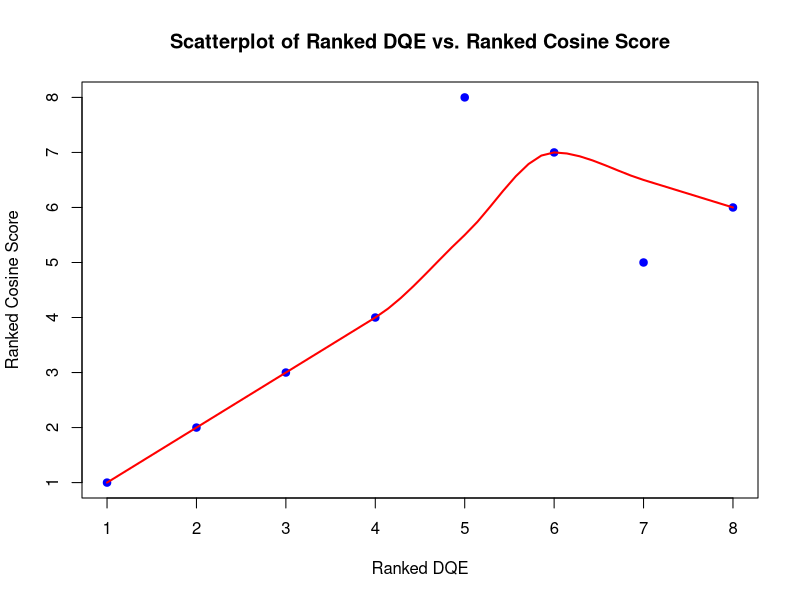
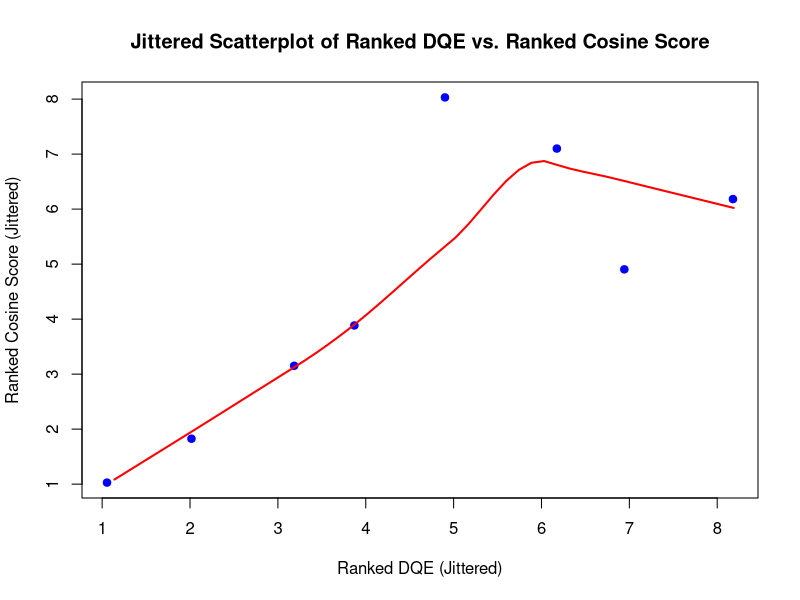
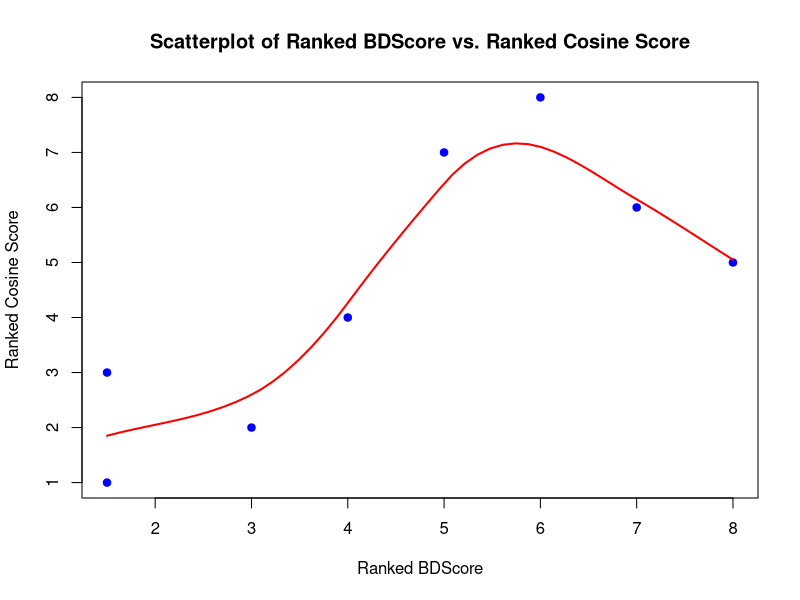
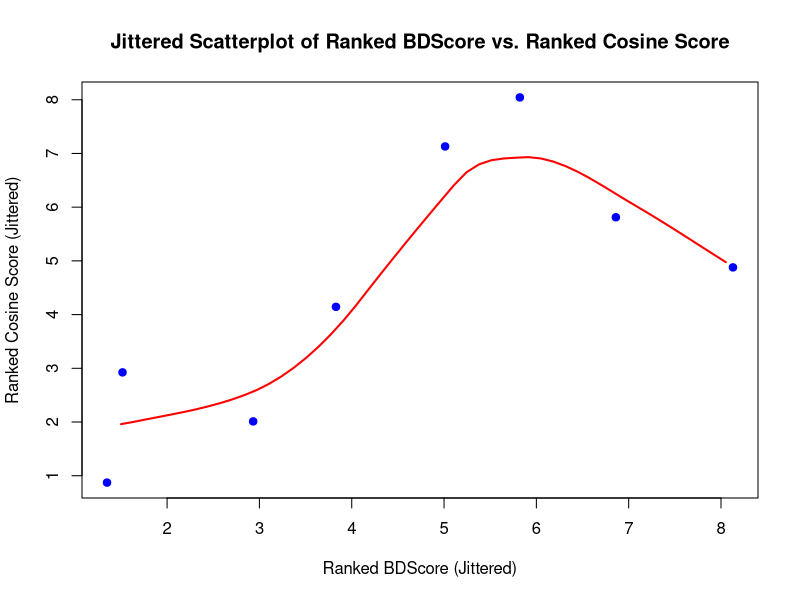
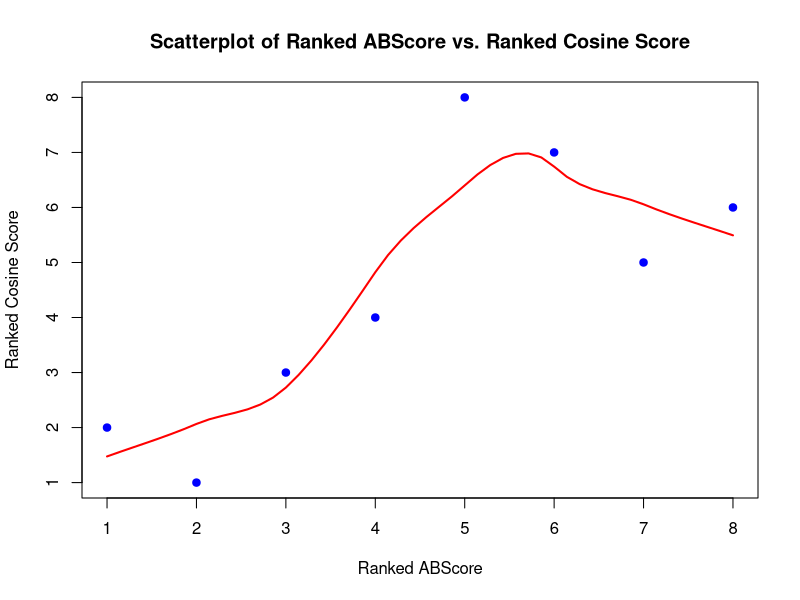
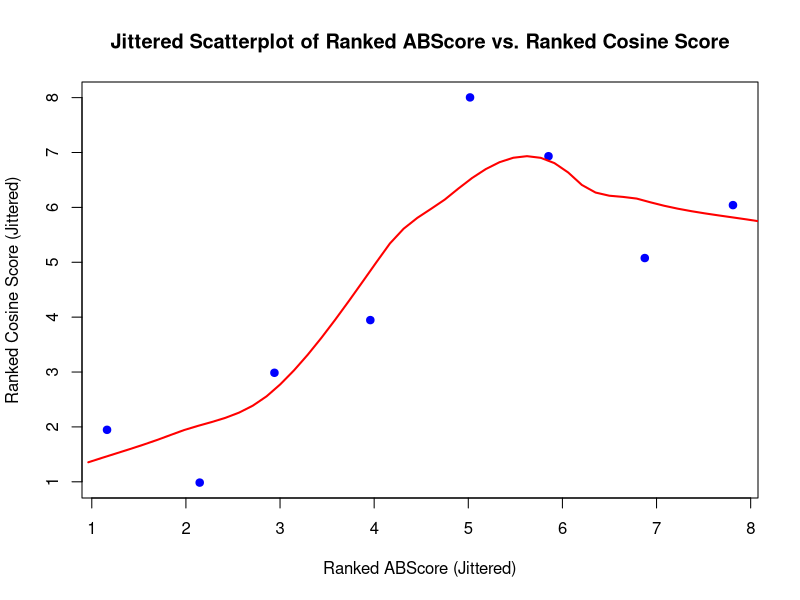
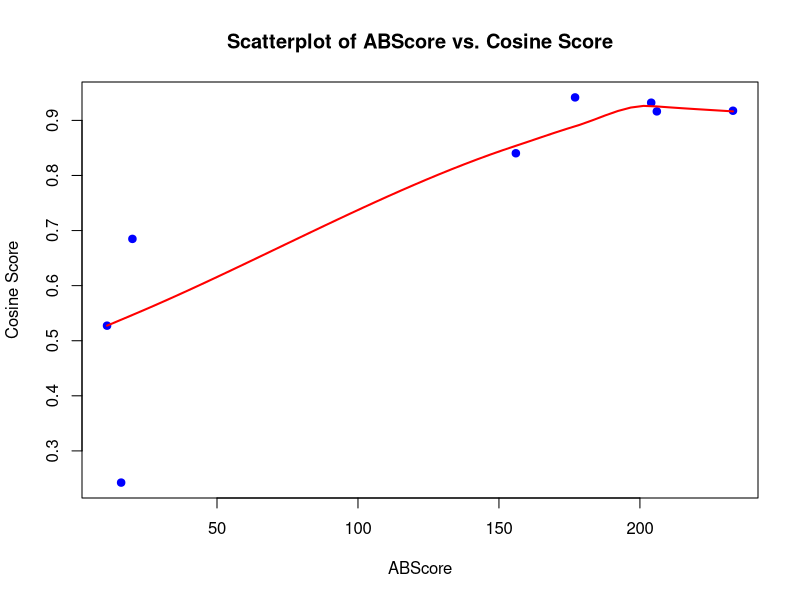
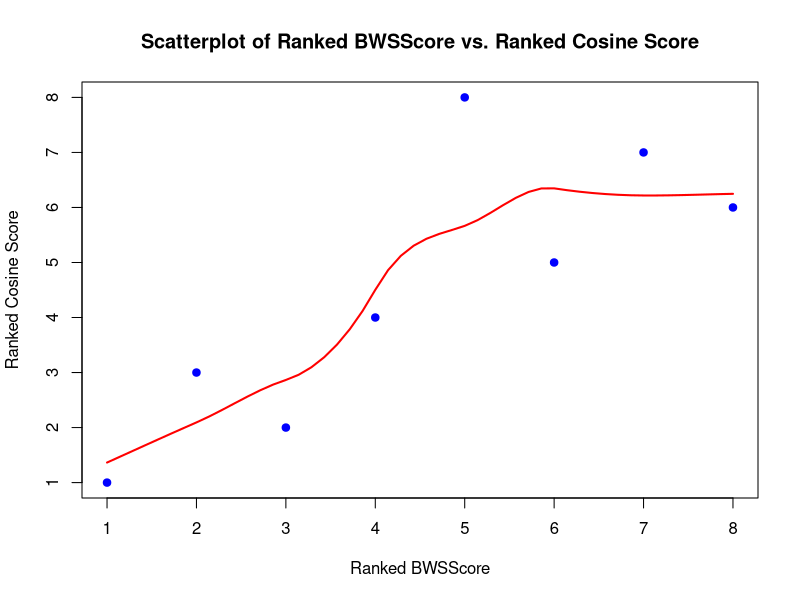

Recreate these plots in R, in order.
## ---- chunk 1
# Step 1: Create the data
items <- c("T1", "T2", "T3", "T4", "T5", "T6", "T7", "T8")
dqe <- c(3.98, 3.9, 4.18, 1.6, 4.02, 1.42, 4.22, 1.4)
cosine_score <- c(0.9417274594306946, 0.8403416872024536, 0.9163545370101929, 0.6848716139793396, 0.9321397542953491, 0.5273422002792358, 0.9175342321395874, 0.24246227741241455)


## ---- chunk 2
# Step 2: Create a data frame
data <- data.frame(items, dqe, cosine_score)


## ---- chunk 3
# Step 3 Normality 
shapiro.test(data$dqe)
shapiro.test(data$cosine_score)


## ---- chunk 4
# Step 1: Perform Kendall's Tau hypothesis test
kendall_test <- cor.test(data$dqe, data$cosine_score, method = "kendall", alternative = "greater")
print(kendall_test)
## ---- chunk 5
# Step 2: Rank the data
ranked_dqe <- rank(data$dqe)
ranked_cosine_score <- rank(data$cosine_score)

# Step 3: Visualize the ranked data with a scatter plot
plot(ranked_dqe, ranked_cosine_score, 
     main = "Scatterplot of Ranked DQE vs. Ranked Cosine Score",
     xlab = "Ranked DQE", 
     ylab = "Ranked Cosine Score",
     pch = 19, col = "blue")

# Add a LOESS smooth line to show the trend in ranks
lines(loess.smooth(ranked_dqe, ranked_cosine_score), col = "red", lwd = 2)

# Optional: Jitter the points to better visualize any overlapping ranks
plot(jitter(ranked_dqe), jitter(ranked_cosine_score), 
     main = "Jittered Scatterplot of Ranked DQE vs. Ranked Cosine Score",
     xlab = "Ranked DQE (Jittered)", 
     ylab = "Ranked Cosine Score (Jittered)",
     pch = 19, col = "blue")

# Add LOESS smooth line to jittered plot
lines(loess.smooth(jitter(ranked_dqe), jitter(ranked_cosine_score)), col = "red", lwd = 2)
## ---- chunk 6
# Step 1: Create the data
items <- c("T1", "T2", "T3", "T4", "T5", "T6", "T7", "T8")
dqeH <- c(3.72, 3.52, 4.12, 1.52, 4.00, 1.20, 3.76, 1.12)
cosine_score <- c(0.9417274594306946, 0.8403416872024536, 0.9163545370101929, 0.6848716139793396, 0.9321397542953491, 0.5273422002792358, 0.9175342321395874, 0.24246227741241455)


## ---- chunk 7
# Step 2: Create a data frame
data <- data.frame(items, dqeH, cosine_score)


## ---- chunk 8
# Step 3 Normality 
shapiro.test(data$dqeH)
shapiro.test(data$cosine_score)


## ---- chunk 9
# Step 1: Perform Kendall's Tau hypothesis test
kendall_test <- cor.test(data$dqeH, data$cosine_score, method = "kendall", alternative = "greater")
print(kendall_test)
## ---- chunk 10
# Step 1: Create the data
items <- c("T1", "T2", "T3", "T4", "T5", "T6", "T7", "T8")
dqeC <- c(4.24, 4.28, 4.24, 1.68, 4.04, 1.64, 4.78, 1.68)
cosine_score <- c(0.9417274594306946, 0.8403416872024536, 0.9163545370101929, 0.6848716139793396, 0.9321397542953491, 0.5273422002792358, 0.9175342321395874, 0.24246227741241455)


## ---- chunk 11
# Step 2: Create a data frame
data <- data.frame(items, dqeC, cosine_score)


## ---- chunk 12
# Step 3 Normality 
shapiro.test(data$dqeC)
shapiro.test(data$cosine_score)


## ---- chunk 13
# Step 1: Perform Kendall's Tau hypothesis test
kendall_test <- cor.test(data$dqeC, data$cosine_score, method = "kendall", alternative = "greater")
print(kendall_test)
## ---- chunk 14
# Data preparation
items <- c("T1", "T2", "T3", "T4", "T5", "T6", "T7", "T8")
bdscore <- c(42, 35, 47, 6, 38, 8, 45, 6)
cosine_score <- c(0.9417274594306946, 0.8403416872024536, 0.9163545370101929, 0.6848716139793396, 0.9321397542953491, 0.5273422002792358, 0.9175342321395874, 0.24246227741241455)

data <- data.frame(items, bdscore, cosine_score)

# Normality tests
shapiro_test_bdscore <- shapiro.test(data$bdscore)
shapiro_test_cosine <- shapiro.test(data$cosine_score)

# Print results
shapiro_test_bdscore
shapiro_test_cosine

## ---- chunk 15
# Step 2: Perform Kendall's Tau correlation test
kendall_test <- cor.test(data$bdscore, data$cosine_score, method = "kendall", alternative = "greater")

# Print the Kendall's Tau test result
print(kendall_test)

## ---- chunk 16
# Step 3: Rank the data
ranked_bdscore <- rank(data$bdscore)
ranked_cosine_score <- rank(data$cosine_score)

# Step 4: Visualize the ranked data with a scatter plot
plot(ranked_bdscore, ranked_cosine_score, 
     main = "Scatterplot of Ranked BDScore vs. Ranked Cosine Score",
     xlab = "Ranked BDScore", 
     ylab = "Ranked Cosine Score",
     pch = 19, col = "blue")

# Add a LOESS smooth line to show the trend in ranks
lines(loess.smooth(ranked_bdscore, ranked_cosine_score), col = "red", lwd = 2)

# Optional: Jitter the points to better visualize any overlapping ranks
plot(jitter(ranked_bdscore), jitter(ranked_cosine_score), 
     main = "Jittered Scatterplot of Ranked BDScore vs. Ranked Cosine Score",
     xlab = "Ranked BDScore (Jittered)", 
     ylab = "Ranked Cosine Score (Jittered)",
     pch = 19, col = "blue")

# Add LOESS smooth line to jittered plot
lines(loess.smooth(jitter(ranked_bdscore), jitter(ranked_cosine_score)), col = "red", lwd = 2)
## ---- chunk 17
# Step 1: Create the data
items <- c("T1", "T2", "T3", "T4", "T5", "T6", "T7", "T8")
bdscoreH <- c(19, 13, 24, 2, 16, 2, 20, 0)
cosine_score <- c(0.9417274594306946, 0.8403416872024536, 0.9163545370101929, 0.6848716139793396, 0.9321397542953491, 0.5273422002792358, 0.9175342321395874, 0.24246227741241455)


## ---- chunk 18
# Step 2: Create a data frame
data <- data.frame(items, bdscoreH, cosine_score)


## ---- chunk 19
# Step 3 Normality 
shapiro.test(data$bdscoreH)
shapiro.test(data$cosine_score)


## ---- chunk 20
# Step 1: Perform Kendall's Tau hypothesis test
kendall_test <- cor.test(data$bdscoreH, data$cosine_score, method = "kendall", alternative = "greater")
print(kendall_test)
## ---- chunk 21
# Step 1: Create the data
items <- c("T1", "T2", "T3", "T4", "T5", "T6", "T7", "T8")
bdscoreC <- c(23, 22, 23, 4, 22, 6, 25, 6)
cosine_score <- c(0.9417274594306946, 0.8403416872024536, 0.9163545370101929, 0.6848716139793396, 0.9321397542953491, 0.5273422002792358, 0.9175342321395874, 0.24246227741241455)


## ---- chunk 22
# Step 2: Create a data frame
data <- data.frame(items, bdscoreC, cosine_score)


## ---- chunk 23
# Step 3 Normality 
shapiro.test(data$bdscoreC)
shapiro.test(data$cosine_score)


## ---- chunk 24
# Step 1: Perform Kendall's Tau hypothesis test
kendall_test <- cor.test(data$bdscoreC, data$cosine_score, method = "kendall", alternative = "greater")
print(kendall_test)
## ---- chunk 25
# Step 1: Prepare the new data
items <- c("T1", "T2", "T3", "T4", "T5", "T6", "T7", "T8")
abscore <- c(177, 156, 206, 20, 204, 11, 233, 16)
cosine_score <- c(0.9417274594306946, 0.8403416872024536, 0.9163545370101929, 
                  0.6848716139793396, 0.9321397542953491, 0.5273422002792358, 
                  0.9175342321395874, 0.24246227741241455)

# Combine into a data frame
data <- data.frame(items, abscore, cosine_score)
## ---- chunk 26
# Step 2: Check for normality using Shapiro-Wilk test
shapiro_test_abscore <- shapiro.test(data$abscore)
shapiro_test_cosine <- shapiro.test(data$cosine_score)

# Print results of normality tests
print(shapiro_test_abscore)
print(shapiro_test_cosine)
## ---- chunk 27
# Step 3: Perform Kendall's Tau correlation test (due to potential non-normality and ties)
kendall_test <- cor.test(data$abscore, data$cosine_score, method = "kendall", alternative = "greater")
print(kendall_test)

## ---- chunk 28
# Step 1: Rank the data
ranked_abscore <- rank(data$abscore)
ranked_cosine_score <- rank(data$cosine_score)

# Step 2: Visualize the ranked data with a scatter plot
plot(ranked_abscore, ranked_cosine_score, 
     main = "Scatterplot of Ranked ABScore vs. Ranked Cosine Score",
     xlab = "Ranked ABScore", 
     ylab = "Ranked Cosine Score",
     pch = 19, col = "blue")

# Step 3: Add a LOESS smooth line to show the trend in ranks
lines(loess.smooth(ranked_abscore, ranked_cosine_score), col = "red", lwd = 2)

# Optional: Jitter the points to better visualize any overlapping ranks
plot(jitter(ranked_abscore), jitter(ranked_cosine_score), 
     main = "Jittered Scatterplot of Ranked ABScore vs. Ranked Cosine Score",
     xlab = "Ranked ABScore (Jittered)", 
     ylab = "Ranked Cosine Score (Jittered)",
     pch = 19, col = "blue")

# Step 4: Add LOESS smooth line to jittered plot
lines(loess.smooth(jitter(ranked_abscore), jitter(ranked_cosine_score)), col = "red", lwd = 2)

## ---- chunk 29
# Step 4: Visualize the results with a scatter plot and trend lines
plot(data$abscore, data$cosine_score, 
     main = "Scatterplot of ABScore vs. Cosine Score", 
     xlab = "ABScore", 
     ylab = "Cosine Score", 
     pch = 19, col = "blue")

# Add a LOESS smooth line to show the trend
lines(loess.smooth(data$abscore, data$cosine_score), col = "red", lwd = 2)

# Optional: Add a linear regression line to show the general trend
#abline(lm(cosine_score ~ abscore, data = data), col = "green")
## ---- chunk 30
# Step 1: Create the data
items <- c("T1", "T2", "T3", "T4", "T5", "T6", "T7", "T8")
abscoreH <- c(101, 79, 117, 18, 117, 0, 133, 0)
cosine_score <- c(0.9417274594306946, 0.8403416872024536, 0.9163545370101929, 0.6848716139793396, 0.9321397542953491, 0.5273422002792358, 0.9175342321395874, 0.24246227741241455)

## ---- chunk 31
# Step 2: Create a data frame
data <- data.frame(items, abscoreH, cosine_score)


## ---- chunk 32
# Step 3 Normality 
shapiro.test(data$abscoreH)
shapiro.test(data$cosine_score)


## ---- chunk 33
# Step 1: Perform Kendall's Tau hypothesis test
kendall_test <- cor.test(data$abscoreH, data$cosine_score, method = "kendall", alternative = "greater")
print(kendall_test)
## ---- chunk 34
# Step 1: Create the data
items <- c("T1", "T2", "T3", "T4", "T5", "T6", "T7", "T8")
abscoreC <- c(76, 77, 89, 2, 87, 11, 100, 16)
cosine_score <- c(0.9417274594306946, 0.8403416872024536, 0.9163545370101929, 0.6848716139793396, 0.9321397542953491, 0.5273422002792358, 0.9175342321395874, 0.24246227741241455)

## ---- chunk 35
# Step 2: Create a data frame
data <- data.frame(items, abscoreC, cosine_score)


## ---- chunk 36
# Step 3 Normality 
shapiro.test(data$abscoreC)
shapiro.test(data$cosine_score)


## ---- chunk 37
# Step 1: Perform Kendall's Tau hypothesis test
kendall_test <- cor.test(data$abscoreC, data$cosine_score, method = "kendall", alternative = "greater")
print(kendall_test)
## ---- chunk 38
# Step 1: Prepare the new data
items <- c("T1", "T2", "T3", "T4", "T5", "T6", "T7", "T8")
bwsscore <- c(25, 19, 29, -44, 30, -36, 31, -54)
cosine_score <- c(0.9417274594306946, 0.8403416872024536, 0.9163545370101929, 
                  0.6848716139793396, 0.9321397542953491, 0.5273422002792358, 
                  0.9175342321395874, 0.24246227741241455)

# Combine into a data frame
data <- data.frame(items, bwsscore, cosine_score)
## ---- chunk 39
# Step 2: Check for normality using Shapiro-Wilk test
shapiro_test_bwsscore <- shapiro.test(data$bwsscore)
shapiro_test_cosine <- shapiro.test(data$cosine_score)

# Print results of normality tests
print(shapiro_test_bwsscore)
print(shapiro_test_cosine)
## ---- chunk 40
# Step 3: Perform Kendall's Tau correlation test
kendall_test <- cor.test(data$bwsscore, data$cosine_score, method = "kendall", alternative = "greater")
print(kendall_test)
## ---- chunk 41
# Step 1: Rank the data
ranked_bwsscore <- rank(data$bwsscore)
ranked_cosine_score <- rank(data$cosine_score)

# Step 2: Visualize the ranked data with a scatter plot
plot(ranked_bwsscore, ranked_cosine_score, 
     main = "Scatterplot of Ranked BWSScore vs. Ranked Cosine Score",
     xlab = "Ranked BWSScore", 
     ylab = "Ranked Cosine Score",
     pch = 19, col = "blue")

# Step 3: Add a LOESS smooth line to show the trend in ranks
lines(loess.smooth(ranked_bwsscore, ranked_cosine_score), col = "red", lwd = 2)

# Optional: Jitter the points to better visualize any overlapping ranks
plot(jitter(ranked_bwsscore), jitter(ranked_cosine_score), 
     main = "Jittered Scatterplot of Ranked BWSScore vs. Ranked Cosine Score",
     xlab = "Ranked BWSScore (Jittered)", 
     ylab = "Ranked Cosine Score (Jittered)",
     pch = 19, col = "blue")

# Step 4: Add LOESS smooth line to jittered plot
lines(loess.smooth(jitter(ranked_bwsscore), jitter(ranked_cosine_score)), col = "red", lwd = 2)

## ---- chunk 42
# Step 4: Visualize the results with a scatter plot and trend lines
plot(data$bwsscore, data$cosine_score, 
     main = "Scatterplot of BWSScore vs. Cosine Score", 
     xlab = "BWSScore", 
     ylab = "Cosine Score", 
     pch = 19, col = "blue")

# Add a LOESS smooth line to show the trend
lines(loess.smooth(data$bwsscore, data$cosine_score), col = "red", lwd = 2)

# Optional: Add a linear regression line to show the general trend
#abline(lm(cosine_score ~ bwsscore, data = data), col = "green")
## ---- chunk 43
# Step 1: Create the data
items <- c("T1", "T2", "T3", "T4", "T5", "T6", "T7", "T8")
bwsscoreH <- c(7, 5, 15, -25, 16, -12, 21, -27)
cosine_score <- c(0.9417274594306946, 0.8403416872024536, 0.9163545370101929, 0.6848716139793396, 0.9321397542953491, 0.5273422002792358, 0.9175342321395874, 0.24246227741241455)


## ---- chunk 44
# Step 2: Create a data frame
data <- data.frame(items, bwsscoreH, cosine_score)


## ---- chunk 45
# Step 3 Normality 
shapiro.test(data$bwsscoreH)
shapiro.test(data$cosine_score)


## ---- chunk 46
# Step 1: Perform Kendall's Tau hypothesis test
kendall_test <- cor.test(data$bwsscoreH, data$cosine_score, method = "kendall", alternative = "greater")
print(kendall_test)
## ---- chunk 47
# Step 1: Create the data
items <- c("T1", "T2", "T3", "T4", "T5", "T6", "T7", "T8")
bwsscoreC <- c(18, 14, 14, -19, 14, -24, 10, -27)
cosine_score <- c(0.9417274594306946, 0.8403416872024536, 0.9163545370101929, 0.6848716139793396, 0.9321397542953491, 0.5273422002792358, 0.9175342321395874, 0.24246227741241455)

## ---- chunk 48
# Step 2: Create a data frame
data <- data.frame(items, bwsscoreC, cosine_score)


## ---- chunk 49
# Step 3 Normality 
shapiro.test(data$bwsscoreC)
shapiro.test(data$cosine_score)


## ---- chunk 50
# Step 1: Perform Kendall's Tau hypothesis test
kendall_test <- cor.test(data$bwsscoreC, data$cosine_score, method = "kendall", alternative = "greater")
print(kendall_test)
## ---- chunk 51
# Data preparation
items <- c("T1", "T2", "T3", "T4")
dqe <- c(3.94, 2.89, 2.72, 3.81)
cosine_score <- c(1.782069147, 1.601226151, 1.459481955, 1.15999651)

data <- data.frame(items, dqe, cosine_score)
## ---- chunk 52
# Normality tests
shapiro_test_dqe <- shapiro.test(data$dqe)
shapiro_test_cosine <- shapiro.test(data$cosine_score)

# Print results
shapiro_test_dqe
shapiro_test_cosine

## ---- chunk 53
# Step 2: Perform Kendall's Tau correlation test
kendall_test <- cor.test(data$dqe, data$cosine_score, method = "kendall", alternative = "greater")

# Print the Kendall's Tau test result
print(kendall_test)
## Binary Decision Analysis
### Kendall Coorelation

## ---- chunk 54
# Data preparation
items <- c("T1", "T2", "T3", "T4")
bdscore <- c(77, 53, 46, 51)
cosine_score <- c(1.782069147, 1.601226151, 1.459481955, 1.15999651)

data <- data.frame(items, bdscore, cosine_score)
## ---- chunk 55
# Normality tests
shapiro_test_bdscore <- shapiro.test(data$bdscore)
shapiro_test_cosine <- shapiro.test(data$cosine_score)

# Print results
shapiro_test_bdscore
shapiro_test_cosine

## ---- chunk 56
# Step 2: Perform Kendall's Tau correlation test
kendall_test <- cor.test(data$bdscore, data$cosine_score, method = "kendall", alternative = "greater")

# Print the Kendall's Tau test result
print(kendall_test)
## Binary Decision Analysis
### Kendall Coorelation

## ---- chunk 57
# Data preparation
items <- c("T1", "T2", "T3", "T4")
abscore <- c(333, 226, 215, 249)
cosine_score <- c(1.782069147, 1.601226151, 1.459481955, 1.15999651)

data <- data.frame(items, abscore, cosine_score)
## ---- chunk 58
# Normality tests
shapiro_test_abscore <- shapiro.test(data$abscore)
shapiro_test_cosine <- shapiro.test(data$cosine_score)

# Print results
shapiro_test_abscore
shapiro_test_cosine

## ---- chunk 59
# Step 2: Perform Kendall's Tau correlation test
kendall_test <- cor.test(data$abscore, data$cosine_score, method = "kendall", alternative = "greater")

# Print the Kendall's Tau test result
print(kendall_test)
## Binary Decision Analysis
### Kendall Coorelation

## ---- chunk 60
# Data preparation
items <- c("T1", "T2", "T3", "T4")
bwsscore <- c(44, -15, -6, -13)
cosine_score <- c(1.782069147, 1.601226151, 1.459481955, 1.15999651)

data <- data.frame(items, bwsscore, cosine_score)
## ---- chunk 61
# Normality tests
shapiro_test_bwsscore <- shapiro.test(data$bwsscore)
shapiro_test_cosine <- shapiro.test(data$cosine_score)

# Print results
shapiro_test_bwsscore
shapiro_test_cosine

## ---- chunk 62
# Step 2: Perform Kendall's Tau correlation test
kendall_test <- cor.test(data$bwsscore, data$cosine_score, method = "kendall", alternative = "greater")

# Print the Kendall's Tau test result
print(kendall_test)
## Binary Decision Analysis
### Kendall Coorelation

## ---- chunk 63
library(flextable)
library(officer)
library(dplyr)

# Step 2: Create the data frame
data <- data.frame(
  Items = c("T1", "T2", "T3", "T4", "T5", "T6", "T7", "T8"),
  DQE = c(3.98, 3.90, 4.18, 1.60, 4.02, 1.42, 4.22, 1.40),
  BDScore = c(42, 35, 47, 6, 38, 8, 45, 6),
  ABScore = c(177, 156, 206, 20, 204, 11, 233, 16),
  BWSScore = c(25, 19, 29, -44, 30, -36, 31, -54),
  Cosine_Score = c(0.9417, 0.8403, 0.9164, 0.6849, 0.9321, 0.5273, 0.9175, 0.2425)
)

# Step 3: Create a flextable (APA style)
apa_table <- flextable(data) %>%
  theme_box() %>%
  set_table_properties(width = 0.5, layout = "autofit") %>%
  set_header_labels(
    Items = "Items", 
    DQE = "DQE", 
    BDScore = "BDScore", 
    ABScore = "ABScore", 
    BWSScore = "BWSScore", 
    Cosine_Score = "Cosine Score"
  ) %>%
  colformat_num(j = c("DQE", "Cosine_Score"), digits = 2) %>%  # Format numbers to 2 decimal places
  align(j = c("DQE", "BDScore", "ABScore", "BWSScore", "Cosine_Score"), align = "center") %>%
  autofit()

# Step 4: Save as Word document
doc <- read_docx() %>%
  body_add_flextable(value = apa_table)

# Save to file
print(doc, target = "APA_Style_Table.docx")
## ---- chunk 64

# Load necessary libraries
##library(gt)

# Step 1: Prepare the data frame
#data <- tibble(
#  Items = c("T1", "T2", "T3", "T4", "T5", "T6", "T7", "T8"),
#  DQE = c(3.98, 3.90, 4.18, 1.60, 4.02, 1.42, 4.22, 1.40),
#  BDScore = c(42, 35, 47, 6, 38, 8, 45, 6),
#  ABScore = c(177, 156, 206, 20, 204, 11, 233, 16),
#  BWSScore = c(25, 19, 29, -44, 30, -36, 31, -54),
#  Cosine_Score = c(0.9417, 0.8403, 0.9164, 0.6849, 0.9321, 0.5273, 0.9175, 0.2425)
#)

# Step 2: Create the APA-style table using gt
#apa_table <- data %>%
#  gt() %>%
#  gt::cols_label(
#    Items = "Items",
#    DQE = "DQE",
#    BDScore = "BDScore",
#    ABScore = "ABScore",
#    BWSScore = "BWSScore",
#    Cosine_Score = "Cosine Score"
#  ) %>%
#  gt::fmt_number(columns = vars(DQE, Cosine_Score), decimals = 4) %>%
#  gt::tab_header(
#    title = "Mean Test Scores and Cosine Score per Generated Text"
#  ) %>%
#  gt::tab_style(
#    style = cell_text(weight = "bold"),
#    locations = cells_column_labels(everything())
#  ) %>%
#  gt::tab_options(
#    table.font.size = 12,
#    heading.align = "center"
#  )

# Print the table
#apa_table

# Optionally save the table as an image or HTML
#gtsave(apa_table, "MeansTable.docx")
